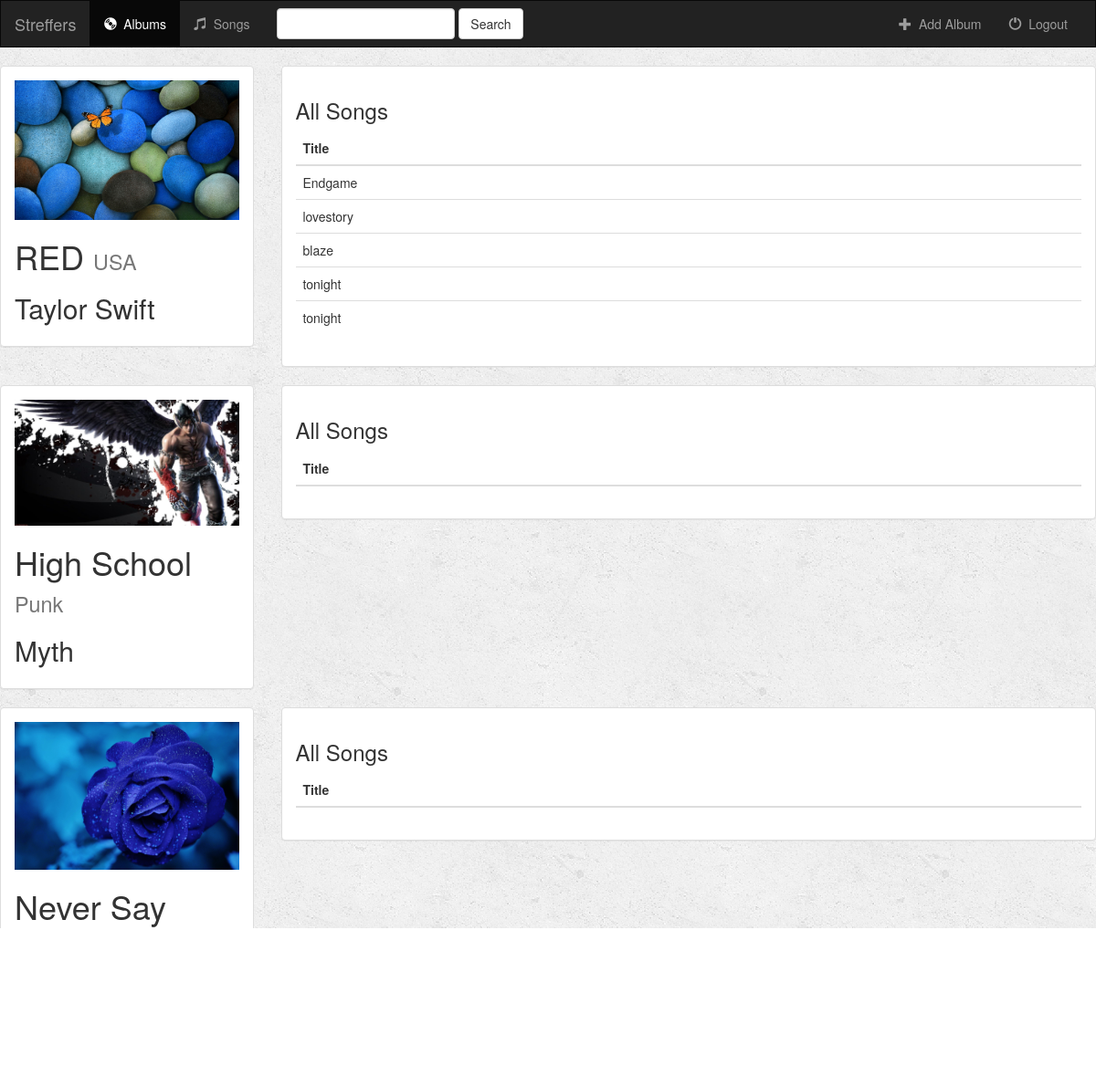
The app's page /music/songs/ with its own data.
### music/models.py (models this page shows, shortened)
class Album(models.Model):
    artist = models.CharField(max_length=250)
    album_title = models.CharField(max_length=500)
    genre = models.CharField(max_length=100)
    album_logo = models.FileField()

class Songs(models.Model):
    artist = models.ForeignKey(Album, on_delete = models.CASCADE)
    song_title = models.CharField(max_length=250)
    file_type = models.CharField(max_length=10)
    is_favorite = models.BooleanField(default=False)

### music/views.py (the view)
# urls.py: path('songs/',views.SongsList.as_view(), name='songs'),
class SongsList(generic.ListView):
    template_name = 'music/songs.html'
    context_object_name = 'all_albums'
    def get_queryset(self):
        return Album.objects.all()

### music/templates/music/songs.html (shortened to what this page needs)
{% extends 'music/base.html' %}
{% block body %}
{% if all_albums %}
            {% for album in all_albums %}
<div class="row">
        <div class="col-sm-4 col-md-3">
            <div class="panel panel-default">
                <div class="panel-body">
                    <a href="{% url 'music:detail' album.id %}">
                        {% if album.album_logo.url %}
                            <img src="{{ album.album_logo.url }}" class="img-responsive">
                        {% else %}
                            <h3>No image to display</h3>
                        {% endif %}
                    </a>
                    <h1>{{ album.album_title }} <small>{{ album.genre }}</small></h1>
                    <h2>{{ album.artist }}</h2>
                </div>
            </div>
        </div>
        <div class="col-sm-8 col-md-9">
            <div class="panel panel-default">
                <div class="panel-body">
                    <h3>All Songs</h3>
                    <table class="table">
                        <thead>
                        <tr>
                            <th>Title</th>
                        </tr>
                        </thead>
                        <tbody>
                        {% for song in album.songs_set.all %}
                            <tr>
                                <td>{{ song.song_title }}</td>
                            </tr>
                        {% endfor %}
                        </tbody>
                    </table>
                </div>
            </div>
        </div>
    </div>
	{% endfor %}
	{% endif %}
{% endblock %}

### music/templates/music/base.html (shortened to what this page needs)
<!DOCTYPE html>
<html>
<head>
    {% load staticfiles %}
    <link rel="stylesheet" href="https://maxcdn.bootstrapcdn.com/bootstrap/3.3.6/css/bootstrap.min.css">
    <link rel="stylesheet" type="text/css" href="{% static 'music/style.css' %}"/>
</head>
<body>
<nav class="navbar navbar-inverse">
<div class="container-fluid">
<div class="navbar-header">
    <a class="navbar-brand" href="{% url 'music:index' %}">Streffers</a>
	</div>
	<div class="collapse navbar-collapse" id="topNavBar">
	<ul class="nav navbar-nav">
	<li class="active">
	<a href="#"><span class="glyphicon glyphicon-cd"></span>&nbsp;
	Albums</a>
	</li>
	<li class="">
	<a href="{% url 'music:songs' %}"><span class="glyphicon glyphicon-music"></span>&nbsp;
	Songs</a>
	</li>
	</ul>
	<form class="navbar-form navbar-left" role="search" method="get" action="#">
	<div class="form-group">
	<input class="form-control" name="q" value="" type="text">
	</div>
	<button type="button" class="btn btn-default">Search</button>
	</form>
	<ul class="nav navbar-nav navbar-right">
	<li class="">
	<a href="{% url 'music:album_add'  %}"><span class="glyphicon glyphicon-plus"></span>&nbsp;
	Add Album</a>
	</li>
	<li class="">
	<a href="#"><span class="glyphicon glyphicon-off"></span>&nbsp;
	Logout</a>
	</li>
	</ul>
	</div>
	</div>
	</nav>
{% block body %}
{% endblock %}
</body>
</html>

### music/static/music/style.css (style rules this page uses)
body { background: white url("images/background.png"); }
.navbar { border-radius: 0; }

### records on screen
Album: album_logo (picture), album_title "RED", genre "USA", artist "Taylor Swift"
Songs: song_title "Endgame"
Songs: song_title "lovestory"
Songs: song_title "blaze"
Songs: song_title "tonight"
Songs: song_title "tonight"
Album: album_logo (picture), album_title "High School", genre "Punk", artist "Myth"
Album: album_logo (picture), album_title "Never Say Never"
